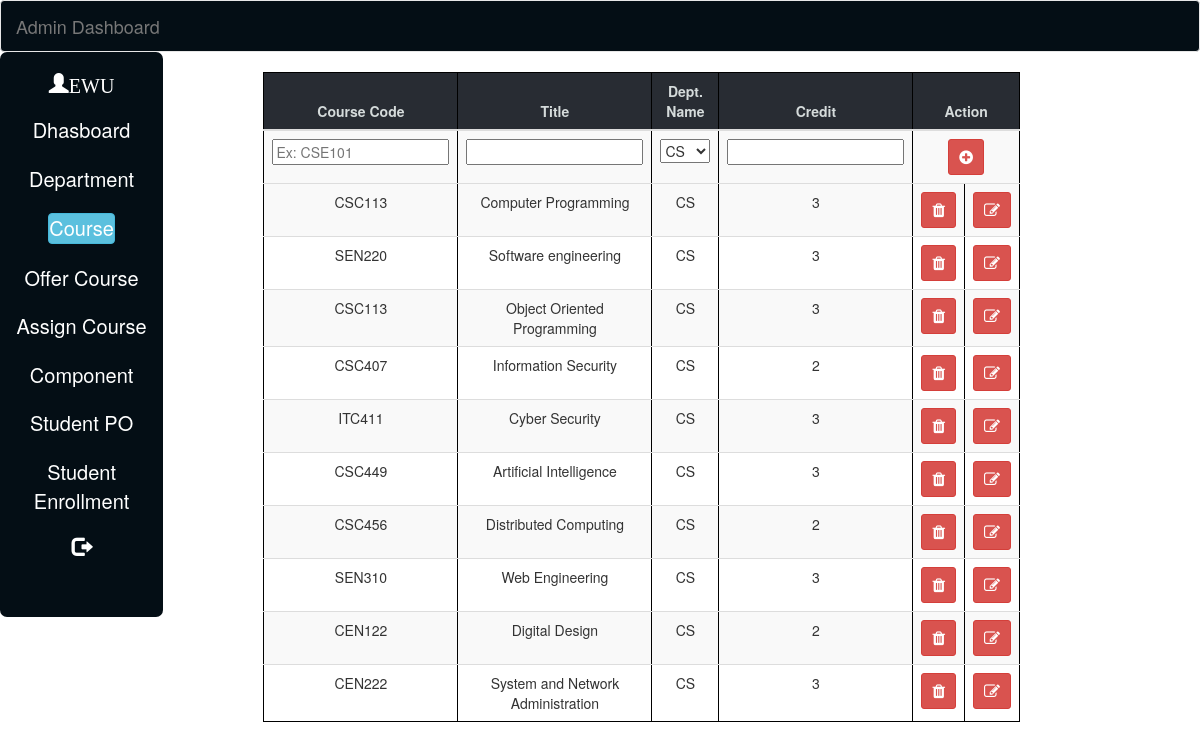
/fypobe/admin/course.php, run on the app's committed database.
### tables this page shows
CREATE TABLE IF NOT EXISTS `course` (
  `course_id` int(11) NOT NULL,
  `course_code` varchar(255) NOT NULL,
  `dept_id` int(11) NOT NULL,
  `title` varchar(255) NOT NULL,
  `credit` varchar(255) NOT NULL
);

CREATE TABLE IF NOT EXISTS `dept` (
  `dept_id` int(11) NOT NULL,
  `dept` varchar(255) NOT NULL
);

### fypobe/admin/course.php (the view, shortened to what this page needs)
<?php include("db.php");
?>
<!DOCTYPE html>
<html>
<head>
  <link rel="stylesheet" href="../css/style_2.css">
  <link rel="stylesheet" href="https://maxcdn.bootstrapcdn.com/font-awesome/4.7.0/css/font-awesome.min.css">
  <link rel="stylesheet" href="../css/bootstrap.min.css">
  </head>
<body>
   <div id="function">
	   <div>
			<nav class="navbar navbar-default" id="nb">
			  <div class="container-fluid">
			    <div class="navbar-header">
			      <a class="navbar-brand" href="#">Admin Dashboard</a>
			    </div>
			  </div>
		  </nav>
      <div style="width:85%; margin:0px auto ; " id="nb2">
       <table id="tbl1" width="16%" height="565px">
        <tr><td valign="top"><br>
          <a href="#" class="glyphicon glyphicon-user">EWU</a><br><br>
          <a href="admin_dashboard.php" >Dhasboard</a><br><br>
          <a href="department.php" >Department</a><br><br>
          <a href="course.php" class="btn btn-info">Course</a><br><br>
          <a href="offered_course.php">Offer Course</a><br><br>
          <a href="assign_course.php">Assign Course</a><br><br>
          <a href="component.php">Component</a><br><br>
          <a href="history.php">Student PO</a><br><br>
		  <a href="st_enrollment.php">Student Enrollment</a><br><br>
          <a href="../logout.php" class="glyphicon glyphicon-log-out"></a>
          </td>
        </tr>
      </table>
	  <div style="width:100%; margin:0px auto ; ">
	  <form method="POST" action="">
	  <div class="table-responsive">
        <table id="tbl2" class="table table-striped" border="1px solid black" width="35%">
			<thead>
				<tr>
				    <th>Course Code</th>
				    <th>Title</th>
				    <th>Dept. Name</th>
				    <th>Credit</th>
				    <th colspan="2">Action</th>
				</tr>
			</thead>
			<tbody>
				<tr>
					<td><input type="text" name="course_code" placeholder="Ex: CSE101" value="<?php  ?>"></td>
					<td><input type="text" name="title" value="<?php ?>"></td>
					<td>
					<?php
							$sql11="SELECT dept FROM dept";
                            $select11=mysqli_query($connection,$sql11);
                    		if(mysqli_num_rows($select11) > 0) {
                    ?>
						<select name="dept_name">
        					<?php
        						while ($row1 = mysqli_fetch_array($select11)) {
                 			?>
                    			<option value="<?php echo $row1['dept'];?>" ><?php echo $row1['dept'];?></option>
                    		<?php
                        		}
                    		}
					?>
					</td>
					<td><input type="text" name="credit" value="<?php ?>"></td>
					<td colspan="2"><button type="submit" name="add" class="btn btn btn-danger btn-sm" style="font-size:16px"><i class="fa fa-plus-circle"></i></button></td>
				</tr>
				<tr><?php
				$query_2="SELECT d.dept,c.course_id,c.course_code,c.title,c.credit FROM course c join dept d where c.dept_id=d.dept_id";
				if($select=mysqli_query($connection,$query_2)){
                    if(mysqli_num_rows($select) > 0){
                    	while ($row = mysqli_fetch_array($select)){
                        	echo "<tr>";
                            echo "<td>".$row['course_code']."</td>";
                            echo "<td>".$row['title']."</td>";
                            echo "<td>".$row['dept']."</td>";
                            echo "<td>".$row['credit']."</td>";
                    ?>
					<td><button type="submit" name="delete_row" class="btn btn btn-danger btn-sm" value="<?php echo $row['course_id']; ?>" onclick="return confirm('Are you confirm to delete?')" style="font-size:16px"><i class="fa fa-trash"></i></button></td>
					<td><button type="submit" name="edit_row" class="btn btn btn-danger btn-sm" value="<?php echo $row['course_id']; ?>" style="font-size:16px"><i class="fa fa-edit"></i></button></td>
					<?php
                echo "</tr>";
                        }
                    }
                }
                	?>
				</tbody>
			  </table>
			  </div>
			</form>
	   </div>
	</div>
</body>
</html>

### fypobe/css/style_2.css (style rules this page uses)
#function { width: 100%; margin: 0px auto; }
#nb { margin-top: 0px; margin-bottom: 0px; background-color: #020c13fc; color: #ffffff; }
#nb2 { margin-left: 0px; float: left; }
table th, td, tr { text-align: center; }
table th { background-color: #85929E; color: #D5DBDB; }
#tbl1 { float: left; background-color: #020c13fc; min-height: 450px; border-radius: 7px; }
#tbl1 a { text-decoration: none; padding: 0px; margin: 0px; font-size: 20px; color: white; }
#tbl2 { margin-top: 20px; border: 1px solid black; float: right; width: 75%; }
#tbl2 th { background-color: #282c33; color: #D5DBDB; }

### data on the page
course: course_code "CSC113", title "Computer Programming", dept.dept "CS", credit "3", $row['course_id'] 1 (drawn)
course: course_code "SEN220", title "Software engineering", dept.dept "CS", credit "3", $row['course_id'] 2 (drawn)
course: course_code "CSC113", title "Object Oriented Programming", dept.dept "CS", credit "3", $row['course_id'] 5 (drawn)
course: course_code "CSC407", title "Information Security", dept.dept "CS", credit "2", $row['course_id'] 6 (drawn)
course: course_code "ITC411", title "Cyber Security", dept.dept "CS", credit "3", $row['course_id'] 7 (drawn)
course: course_code "CSC449", title "Artificial Intelligence", dept.dept "CS", credit "3", $row['course_id'] 8 (drawn)
course: course_code "CSC456", title "Distributed Computing", dept.dept "CS", credit "2", $row['course_id'] 9 (drawn)
course: course_code "SEN310", title "Web Engineering", dept.dept "CS", credit "3", $row['course_id'] 10 (drawn)
course: course_code "CEN122", title "Digital Design", dept.dept "CS", credit "2", $row['course_id'] 11 (drawn)
course: course_code "CEN222", title "System and Network Administration", dept.dept "CS", credit "3", $row['course_id'] 13 (drawn)

### other printed values
form field dept_name "CS"
